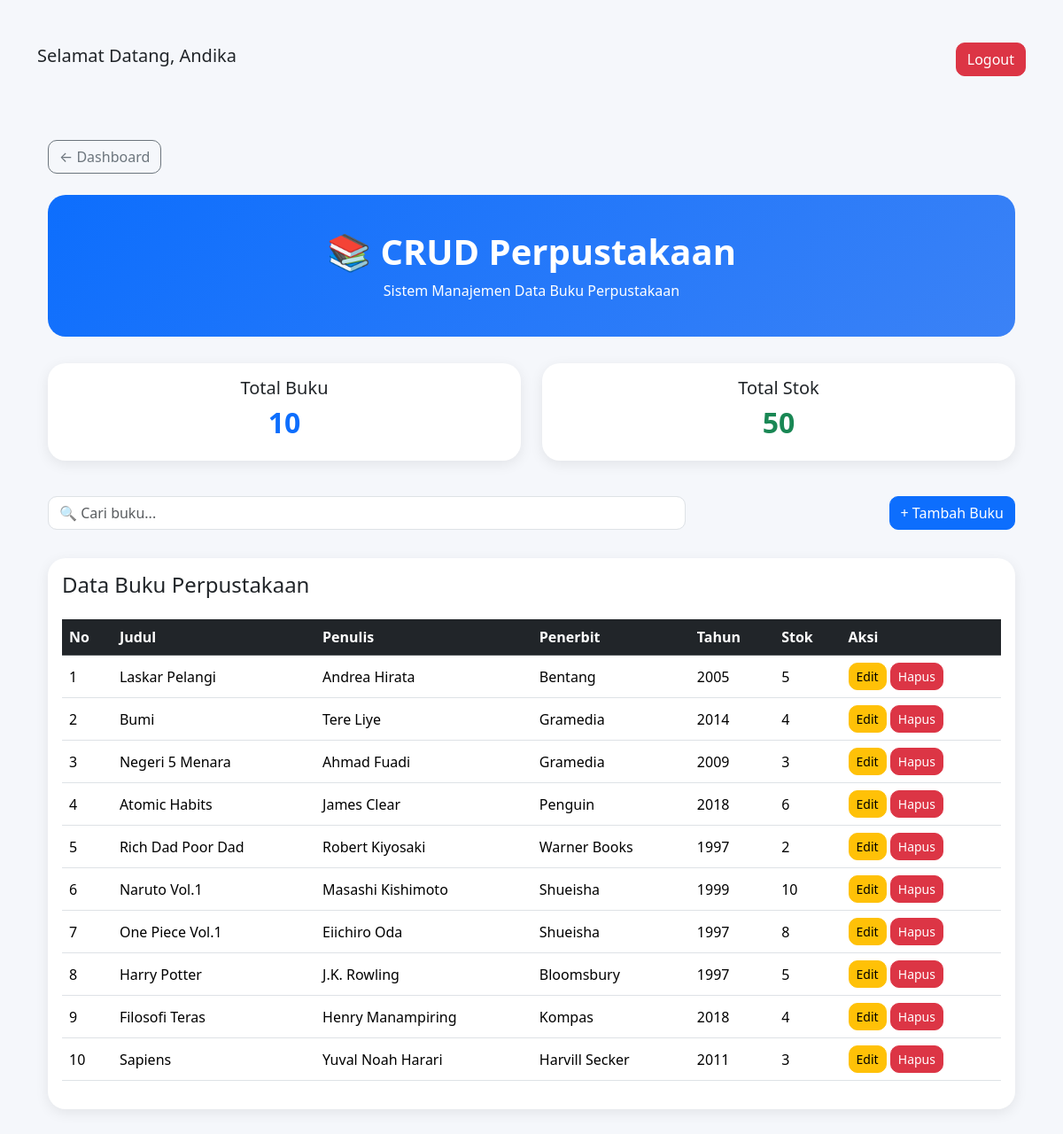
/Buku.php (signed in), run on the app's committed database.
### tables this page shows
CREATE TABLE IF NOT EXISTS `buku` (
  `id_buku` int NOT NULL AUTO_INCREMENT,
  `judul` varchar(150) NOT NULL,
  `penulis` varchar(100) DEFAULT NULL,
  `penerbit` varchar(100) DEFAULT NULL,
  `tahun_terbit` year DEFAULT NULL,
  `stok` int DEFAULT NULL,
  PRIMARY KEY (`id_buku`)
);

### Buku.php (the view, shortened to what this page needs)
<?php
include 'koneksi.php';
$query = mysqli_query($conn, "SELECT * FROM buku");
$totalBuku = mysqli_num_rows(
    mysqli_query($conn, "SELECT * FROM buku")
);
$totalStok = mysqli_fetch_assoc(
    mysqli_query($conn, "SELECT SUM(stok) as total FROM buku")
);
?>
<!DOCTYPE html>
<html lang="id">
<head>
<link href="https://cdn.jsdelivr.net/npm/bootstrap@5.3.3/dist/css/bootstrap.min.css" rel="stylesheet">
</head>
<body>
<div class="container py-5">
    <div class="d-flex justify-content-between align-items-center mb-4">
    <h5>
        Selamat Datang,
        <?= $_SESSION['nama']; ?>
    </h5>
    <div>
        <a href="logout.php" class="btn btn-danger">
            Logout
        </a>
    </div>
</div>
    <div class="container py-5">
    <a href="index.php" class="btn btn-outline-secondary mb-4">
        ← Dashboard
    </a>
    <div class="hero text-center">
        <h1 class="fw-bold">
            📚 CRUD Perpustakaan
        </h1>
        <p class="mb-0">
            Sistem Manajemen Data Buku Perpustakaan
        </p>
    </div>
    <div class="row mb-4">
        <div class="col-md-6 mb-3">
            <div class="card stat-card">
                <div class="card-body text-center">
                    <h5>Total Buku</h5>
                    <h2 class="fw-bold text-primary">
                        <?= $totalBuku ?>
                    </h2>
                </div>
            </div>
        </div>
        <div class="col-md-6 mb-3">
            <div class="card stat-card">
                <div class="card-body text-center">
                    <h5>Total Stok</h5>
                    <h2 class="fw-bold text-success">
                        <?= $totalStok['total'] ?>
                    </h2>
                </div>
            </div>
        </div>
    </div>
    <div class="row mb-4">
        <div class="col-md-8 mb-2">
            <input
                type="text"
                id="searchInput"
                class="form-control"
                placeholder="🔍 Cari buku..."
            >
        </div>
        <div class="col-md-4 text-md-end">
            <a href="tambah.php" class="btn btn-primary">
                + Tambah Buku
            </a>
        </div>
    </div>
    <div class="card table-card">
        <div class="card-body">
            <h4 class="mb-4">
                Data Buku Perpustakaan
            </h4>
            <div class="table-responsive">
                <table class="table table-hover align-middle">
                    <thead class="table-dark">
                    <tr>
                        <th>No</th>
                        <th>Judul</th>
                        <th>Penulis</th>
                        <th>Penerbit</th>
                        <th>Tahun</th>
                        <th>Stok</th>
                        <th>Aksi</th>
                    </tr>
                    </thead>
                    <tbody>
                    <?php
                    $no = 1;
                    while($data = mysqli_fetch_assoc($query)):
                    ?>
                    <tr>
                        <td><?= $no++; ?></td>
                        <td><?= $data['judul']; ?></td>
                        <td><?= $data['penulis']; ?></td>
                        <td><?= $data['penerbit']; ?></td>
                        <td><?= $data['tahun_terbit']; ?></td>
                        <td><?= $data['stok']; ?></td>
                        <td>
                            <a href="edit.php?id=<?= $data['id_buku']; ?>"
                               class="btn btn-warning btn-sm">
                               Edit
                            </a>
                            <a href="hapus.php?id=<?= $data['id_buku']; ?>"
                               class="btn btn-danger btn-sm"
                               onclick="return confirm('Yakin ingin menghapus data ini?')">
                               Hapus
                            </a>
                        </td>
                    </tr>
                    <?php endwhile; ?>
                    </tbody>
                </table>
            </div>
        </div>
    </div>
</div>
</body>
</html>

### Buku.php (style rules this page uses)
body { background:#f5f7fb; }
.hero { background: linear-gradient(135deg,#0d6efd,#3b82f6); color:white; padding:40px; border-radius:20px; margin-bottom:30px; }
.stat-card { border:none; border-radius:20px; box-shadow:0 4px 15px rgba(0,0,0,.08); transition:.3s; }
.table-card { border:none; border-radius:20px; box-shadow:0 4px 15px rgba(0,0,0,.08); }
.btn { border-radius:10px; }
.form-control { border-radius:10px; }

### data on the page
buku: judul "Laskar Pelangi", penulis "Andrea Hirata", penerbit "Bentang", tahun_terbit "2005", stok "5"
buku: judul "Bumi", penulis "Tere Liye", penerbit "Gramedia", tahun_terbit "2014", stok "4"
buku: judul "Negeri 5 Menara", penulis "Ahmad Fuadi", penerbit "Gramedia", tahun_terbit "2009", stok "3"
buku: judul "Atomic Habits", penulis "James Clear", penerbit "Penguin", tahun_terbit "2018", stok "6"
buku: judul "Rich Dad Poor Dad", penulis "Robert Kiyosaki", penerbit "Warner Books", tahun_terbit "1997", stok "2"
buku: judul "Naruto Vol.1", penulis "Masashi Kishimoto", penerbit "Shueisha", tahun_terbit "1999", stok "10"
buku: judul "One Piece Vol.1", penulis "Eiichiro Oda", penerbit "Shueisha", tahun_terbit "1997", stok "8"
buku: judul "Harry Potter", penulis "J.K. Rowling", penerbit "Bloomsbury", tahun_terbit "1997", stok "5"
buku: judul "Filosofi Teras", penulis "Henry Manampiring", penerbit "Kompas", tahun_terbit "2018", stok "4"
buku: judul "Sapiens", penulis "Yuval Noah Harari", penerbit "Harvill Secker", tahun_terbit "2011", stok "3"

### other printed values
$_SESSION['nama'] "Andika"
$totalBuku "10"
$totalStok['total'] "50"
